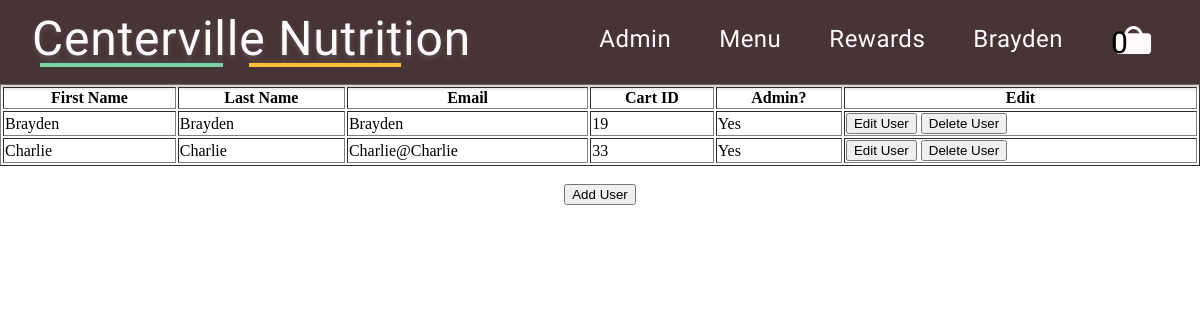
Screenshot of /editUser.php (signed in) with the database file from the repository.
### tables this page shows
CREATE TABLE `user` (
  `Email` varchar(200) NOT NULL,
  `Pass` varchar(200) NOT NULL,
  `FirstName` varchar(50) NOT NULL,
  `LastName` varchar(50) NOT NULL,
  `CartID` int(11) NOT NULL,
  `IsAdmin` tinyint(1) NOT NULL DEFAULT 0
);

CREATE TABLE `cart` (
  `CartID` int(11) NOT NULL,
  `ItemList` varchar(10000) NOT NULL,
  `CostTotal` float NOT NULL,
  `ItemID` int(11) NOT NULL
);

### references/Database.php (called while the page is built, shortened)
<?php
class Database
{
  private $con;
  public function __construct($con)
  {
    $this->con = $con;
  }
  public function searchData($table, $column, $value)
  {
    $value = "'" . $value . "'";
    $sql = "SELECT * FROM "  . $table . " WHERE " . $column . " = " . $value;
    $res = mysqli_query($this->con, $sql);
    if ($res == true)
    {
      $row = mysqli_fetch_assoc($res);
      return $row;
    }
  }
  public function cartToArray($cart)
  {
    $final = explode("#",$cart);
    $counter=0;
    foreach($final as $item)
    {
      $final[$counter] = explode(",",$item);
      array_pop($final[$counter]);
      $counter++;
    }
    array_shift($final);
    return $final;
  }
}
?>
<?php
$host = "localhost";
$user = "root";
$password = "";
$databaseName = "centervillenutrition";
$con = mysqli_connect($host, $user, $password);
mysqli_select_db($con, $databaseName);
$dataClass = new Database($con);
?>

### editUser.php (the view, shortened to what this page needs)
<?php
include('references/header.php');
$user_query = $con->query("SELECT Email, FirstName, LastName, CartID, IsAdmin FROM user");
if ($user_query->num_rows > 0) {
    echo "<table border='1'>
        <tr>
            <th>First Name</th>
            <th>Last Name</th>
            <th>Email</th>
            <th>Cart ID</th>
            <th>Admin?</th>
            <th>Edit</th>
        </tr>";
    while ($row = $user_query->fetch_assoc()) {
        $admin = $row["IsAdmin"] == 1 ? "Yes" : "No";
        echo "<tr>
            <td>" . htmlspecialchars($row["FirstName"]) . "</td>
            <td>" . htmlspecialchars($row["LastName"]) . "</td>
            <td>" . htmlspecialchars($row["Email"]) . "</td>
            <td>" . htmlspecialchars($row["CartID"]) . "</td>
            <td>" . htmlspecialchars($admin) . "</td>
            <td>
                <form method='POST'>
                    <input type='hidden' name='editUserId' value='" . htmlspecialchars($row["Email"]) . "'>
                    <input type='submit' name='edit' value='Edit User'>
                    <input type='submit' name='delete' value='Delete User'>
                </form>
            </td>
        </tr>";
    }
    echo "</table>";
} else {
    echo "<p>No users available.</p>";
}
?>
<br>
<form style='display: flex; justify-content: center;' method='POST'>
    <input type='submit' name='addDisplay' value='Add User'>
</form>
</body>
</html>

### references/header.php (shortened to what this page needs)
<?php include('config.php');?>
<!DOCTYPE html>
<html lang="en">
<head>
	<link rel="stylesheet" href="styles/styles.css">
</head>
<body>
<div class="container">
	<nav class="home-nav">
		<a href="index.php" class="logo">
			<h1>Centerville Nutrition</h1>
			<span>
			<div class="logoUnder1"></div>
			<div class="logoUnder2"></div>
			</span>
		</a>
		<div class="main-nav">
			<?php
			if (isset($_SESSION['admin'])) {
			 if($_SESSION['admin'] == 1) {
			echo ("<a href='admin.php'>Admin</a>");
			}
			}
			?>
			<a href="menu.php">Menu</a>
			<a href="rewards.php">Rewards</a>
            <?php
            if (!isset($_SESSION['firstName'])) {
                echo "<a href='login.php'>Sign In</a>";
            } else {
                echo "<a href='user.php'>" . ($_SESSION['firstName']) . "</a>";
				$cartCount = count($dataClass->cartToArray(($dataClass->searchData("cart", "CartID" ,$dataClass->searchData("user", "email", $_SESSION['email'])["CartID"])["ItemList"])));
			?>
			<a href="cart.php"><?php if($cartCount >= 0) {
				echo("<div style='font-size: 30px; position: absolute; color: black; z-index: 0;'>" . $cartCount . "</div>");
			}  }
			?></a>
		</div>
	</nav>

### styles/styles.css (style rules this page uses)
* { margin: 0; box-sizing: border-box; }
:root { --light1: #fff9fb; --light2: #f1eeee; --light3: #dfdede; --lightA: #46343729; --dark1: #463437; --green1: #7ad1a5; --green2: #7be0ad; --yellow1: #ffc136; --yellow2: rgba(255, 193, 54, 0.6); --error: #f12525a6; }
.container { width: 100%; height: 100vh; display: flex; flex-direction: column; overflow-x: hidden; }
.home-nav { width: 100%; min-height: 84px; background-color: var(--dark1); box-shadow: 0px 4px 4px rgba(70, 52, 55, 0.25); z-index: 2; display: flex; flex-direction: row; justify-content: space-between; align-items: center; padding: 0 32px; }
.icon-bag { margin-top: 1px; height: 28px; width: 45px; }
.logo { margin-top: -8px; display: flex; flex-direction: column; margin-right: 24px; text-decoration: none; }
.logo h1 { text-shadow: 0px 3px 5px rgba(255, 249, 251, 0.15); color: var(--light1); font-family: "Playball", sans-serif; font-weight: 400; font-size: 48px; letter-spacing: 0.8px; text-align: center; white-space: nowrap; }
.logo span { display: flex; gap: 18px; }
.logoUnder1 { margin-left: 8px; margin-top: -4px; width: 183px; height: 4px; background-color: var(--green1); box-shadow: 0px -2px 4px rgba(123, 224, 173, 0.15); z-index: 3; }
.logoUnder2 { margin-left: 8px; margin-top: -4px; width: 152px; height: 4px; background-color: var(--yellow1); box-shadow: 0px -2px 4px rgba(255, 193, 54, 0.15); z-index: 3; }
.main-nav { display: flex; gap: 4vw; margin-right: 12px; }
.main-nav a { color: var(--light1); font-family: "Geologica", sans-serif; font-weight: 100; font-size: 24px; letter-spacing: 0.5px; text-align: left; white-space: nowrap; text-decoration: none; transition: 0s; }

### rows the page displays
user: CartID.ItemList "0", FirstName "Brayden", LastName "Brayden", Email "Brayden", CartID "19", IsAdmin "Yes"
user: FirstName "Charlie", LastName "Charlie", Email "Charlie@Charlie", CartID "33", IsAdmin "Yes"

### other values shown
$_SESSION['firstName'] "Brayden"
